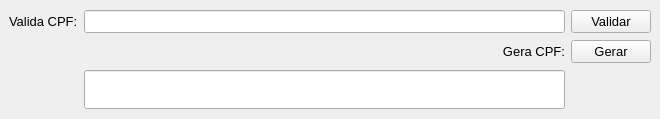
<?xml version="1.0" encoding="UTF-8"?>
<ui version="4.0">
 <class>MainWindow</class>
 <widget class="QMainWindow" name="MainWindow">
  <property name="geometry">
   <rect>
    <x>0</x>
    <y>0</y>
    <width>660</width>
    <height>119</height>
   </rect>
  </property>
  <property name="windowTitle">
   <string>Gerador / Validador de CPF</string>
  </property>
  <widget class="QWidget" name="centralwidget">
   <layout class="QGridLayout" name="gridLayout">
    <item row="0" column="0">
     <widget class="QLabel" name="label_2">
      <property name="font">
       <font>
        <pointsize>10</pointsize>
       </font>
      </property>
      <property name="text">
       <string>Valida CPF:</string>
      </property>
     </widget>
    </item>
    <item row="1" column="3">
     <widget class="QPushButton" name="btnGen">
      <property name="font">
       <font>
        <pointsize>10</pointsize>
       </font>
      </property>
      <property name="text">
       <string>Gerar</string>
      </property>
     </widget>
    </item>
    <item row="1" column="1">
     <widget class="QLabel" name="label">
      <property name="font">
       <font>
        <pointsize>10</pointsize>
       </font>
      </property>
      <property name="text">
       <string> Gera CPF:</string>
      </property>
      <property name="alignment">
       <set>Qt::AlignRight|Qt::AlignTrailing|Qt::AlignVCenter</set>
      </property>
     </widget>
    </item>
    <item row="0" column="3">
     <widget class="QPushButton" name="btnVal">
      <property name="font">
       <font>
        <pointsize>10</pointsize>
       </font>
      </property>
      <property name="text">
       <string>Validar</string>
      </property>
     </widget>
    </item>
    <item row="0" column="1">
     <widget class="QLineEdit" name="inputCpf">
      <property name="font">
       <font>
        <pointsize>10</pointsize>
       </font>
      </property>
     </widget>
    </item>
    <item row="2" column="1">
     <widget class="QLineEdit" name="lineReturn">
      <property name="font">
       <font>
        <pointsize>20</pointsize>
       </font>
      </property>
      <property name="text">
       <string/>
      </property>
      <property name="alignment">
       <set>Qt::AlignCenter</set>
      </property>
      <property name="readOnly">
       <bool>true</bool>
      </property>
     </widget>
    </item>
   </layout>
  </widget>
 </widget>
 <resources/>
 <connections/>
</ui>
